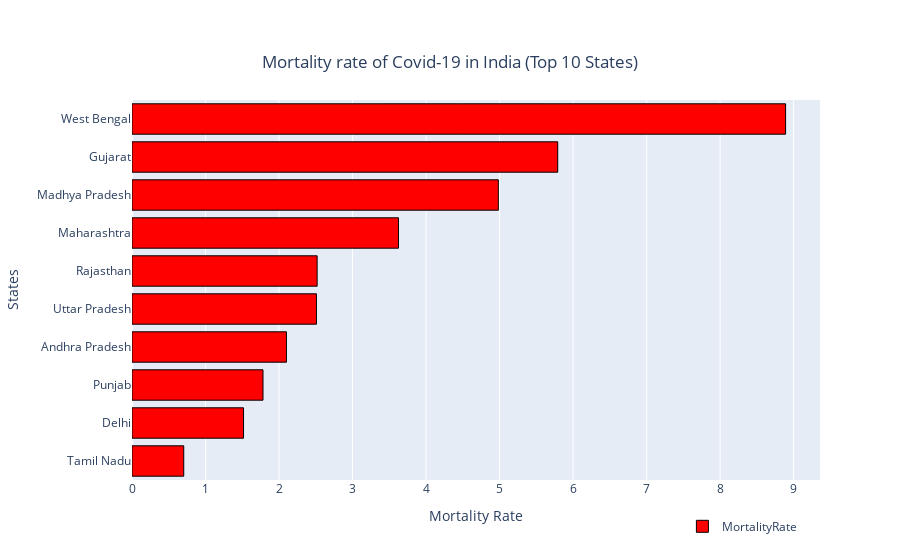

Notebook code for this chart:
### Markdown cell above
# Findings
As evident from above confirmed cases and deaths number, Maharastra is the worst hit country and then Gujrat. One notable differnce can be seen in the case of Tamil Nadu and Delhi, is that despite having more cases, deaths are very low. Why?

Reason: Better health care system, better management, high literacy rate

Above conclusion can be further solided by the below curve

### Code cell
Total_India['MortalityRate'] = (Total_India['Deaths']/Total_India['Confirmed'])*100
fig3 = go.Figure(data=[go.Bar(
            name='MortalityRate',
            x=Total_India[:10].sort_values('MortalityRate')['MortalityRate'],
            y=Total_India[:10].sort_values('MortalityRate')['State'],
            orientation='h')])
fig3.update_traces(showlegend=True,marker=dict(color='red',line=dict(color='#000000', width=1)))
fig3.update_layout(title={'text': "Mortality rate of Covid-19 in India (Top 10 States)",
                          'y':0.9,'x':0.5,
                          'xanchor': 'center','yanchor': 'top'},
                           xaxis_title="Mortality Rate", yaxis_title="States",
                          legend=dict(x=.8, y=-.16))
fig3.show()

### Figure 1 — Plotly figure (JSON) as saved in the notebook; plotly's stock layout.template omitted (floating-point values rounded to 4 significant figures)
{"data": [{"marker": {"color": "red", "line": {"color": "#000000", "width": 1}}, "name": "MortalityRate", "orientation": "h", "showlegend": true, "type": "bar", "x": [0.7038, 1.517, 1.782, 2.101, 2.509, 2.518, 3.624, 4.983, 5.791, 8.891], "y": ["Tamil Nadu", "Delhi", "Punjab", "Andhra Pradesh", "Uttar Pradesh", "Rajasthan", "Maharashtra", "Madhya Pradesh", "Gujarat", "West Bengal"]}], "layout": {"legend": {"x": 0.8, "y": -0.16}, "title": {"text": "Mortality rate of Covid-19 in India (Top 10 States)", "x": 0.5, "xanchor": "center", "y": 0.9, "yanchor": "top"}, "xaxis": {"title": {"text": "Mortality Rate"}}, "yaxis": {"title": {"text": "States"}}}}
